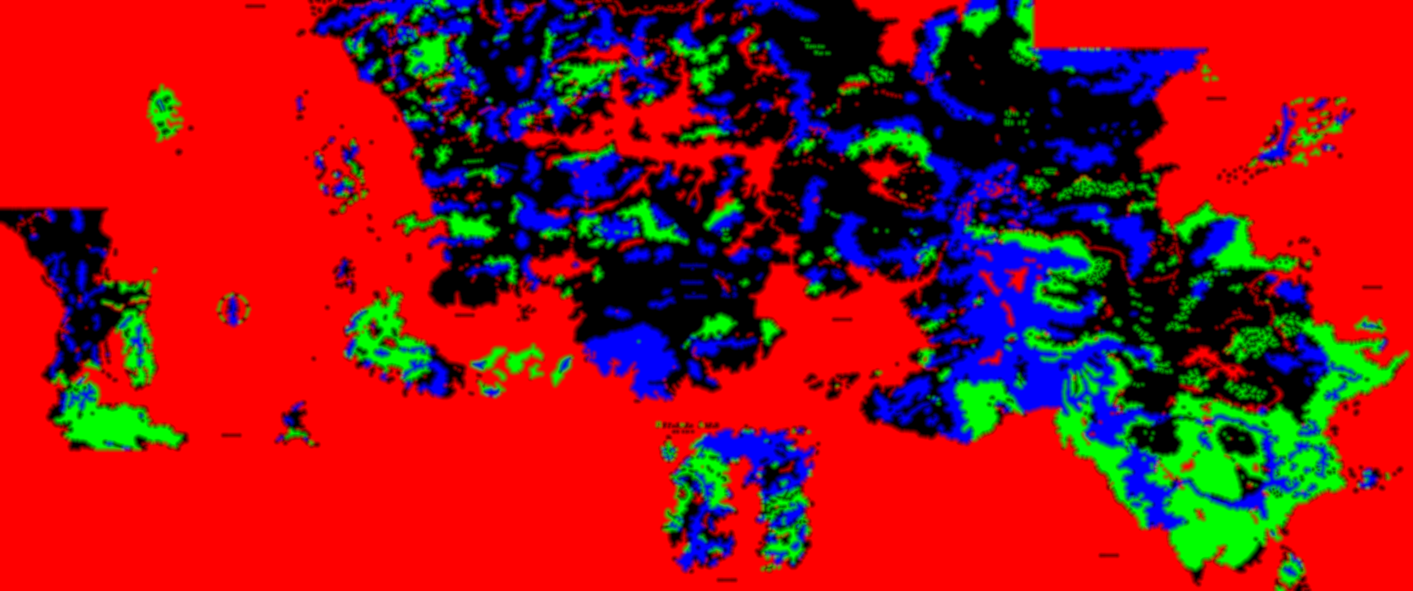
#> input picture data/t0.png, 2826 x 1181 px (shown at 1/2 size)
$ python classify.py ../data/t0.png ../data/t1.png
#> lines starting #> are read from the running program, lines starting #| are printed output that depends on the picture; after the words box and inside, x2 and y2 are one past the last pixel; in counts of white or black regions, pixels touching at a corner belong together
"""Разметка карты по цветам: местность, дороги, реки, поселения.

Использование:  python3 tools/classify.py assets/faerun-full.jpg data
Нужны: numpy, opencv-python-headless, Pillow.
Значки поселений ищет отдельный скрипт tools/settlements.py.

Выход (всё в 1/4 разрешения карты, RGB PNG без альфы — браузеры портят цвет при альфе 0):
  data/t0.png  R=вода  G=лес  B=горы        (знаковое расстояние, 0.5 = граница)
  data/t1.png  R=холмы G=пустыня B=болото
  data/t2.png  R=лёд   G=провал B=дороги (расстояние до линии)
  data/t3.png  R=реки  G=глубина моря (расстояние от берега) B=высота рельефа
  data/preview.jpg   плоская раскраска классов для проверки
"""
import json
import os
import sys

import cv2
import numpy as np

K = 4                 # во сколько раз уменьшаем текстуры
SDF_R = 24.0          # диапазон знакового расстояния, px исходной карты
LINE_R = 12.0         # диапазон расстояния для линий
DEPTH_R = 400.0       # диапазон «глубины» моря

# Эталонные цвета (RGB) → сырые классы. Получены k-means по самой карте.
WATER, PLAIN, FOREST, SWAMP, RELIEF, DESERT, ICE, INK = range(8)
REFS = [
    ((189, 216, 230), WATER), ((204, 228, 243), WATER), ((218, 239, 249), WATER), ((170, 205, 225), WATER),
    ((246, 240, 223), PLAIN), ((237, 228, 212), PLAIN),
    ((191, 208, 160), FOREST), ((173, 181, 146), FOREST), ((150, 170, 120), FOREST), ((120, 145, 95), FOREST),
    # оливковые тени лесов: G >= R, B заметно ниже — в отличие от тёплых серо-коричневых гор
    ((168, 168, 136), FOREST), ((152, 152, 120), FOREST), ((136, 136, 116), FOREST), ((200, 200, 160), FOREST),
    ((184, 184, 150), FOREST), ((200, 216, 168), FOREST), ((110, 115, 90), FOREST),
    ((198, 217, 192), SWAMP),
    ((203, 187, 171), RELIEF), ((179, 168, 155), RELIEF), ((162, 154, 137), RELIEF), ((219, 205, 188), RELIEF),
    ((148, 137, 123), RELIEF), ((127, 122, 116), RELIEF), ((96, 88, 83), RELIEF),
    ((246, 228, 179), DESERT), ((235, 205, 150), DESERT),
    ((251, 252, 252), ICE),
    ((16, 12, 10), INK), ((76, 53, 50), INK), ((120, 101, 50), INK), ((199, 65, 69), INK), ((55, 80, 130), INK),
]

# итоговые классы местности
T_WATER, T_PLAIN, T_FOREST, T_SWAMP, T_HILLS, T_MOUNT, T_DESERT, T_ICE, T_CHASM = range(9)
PREVIEW = {
    T_WATER: (70, 120, 160), T_PLAIN: (225, 215, 170), T_FOREST: (60, 110, 50), T_SWAMP: (100, 130, 110),
    T_HILLS: (175, 150, 100), T_MOUNT: (120, 100, 85), T_DESERT: (235, 195, 120), T_ICE: (245, 250, 255),
    T_CHASM: (40, 25, 30),
}

# Области-украшения на сборной карте (легенда), которые не являются местностью: x0, y0, x1, y1 в px карты
DECOR_AS_WATER = [
    (6870, 3700, 7330, 4560),   # легенда
]


def log(*a):
    print(*a, flush=True)


def classify_raw(img):
    lab = cv2.cvtColor(img, cv2.COLOR_RGB2LAB).astype(np.float32)
    refs = np.array([r for r, _ in REFS], np.uint8).reshape(-1, 1, 3)
    rlab = cv2.cvtColor(refs, cv2.COLOR_RGB2LAB).reshape(-1, 3).astype(np.float32)
    cls = np.array([c for _, c in REFS], np.uint8)
    H, W, _ = img.shape
    out = np.empty((H, W), np.uint8)
    step = 96
    for y in range(0, H, step):
        blk = lab[y:y + step]
        d = ((blk[:, :, None, :] - rlab[None, None]) ** 2).sum(-1)
        out[y:y + step] = cls[d.argmin(-1)]
    return out


def box(mask, r):
    return cv2.blur(mask.astype(np.float32), (2 * r + 1, 2 * r + 1), borderType=cv2.BORDER_REFLECT)


def sdf(mask, R):
    """Знаковое расстояние (внутри > 0) в px, обрезанное до ±R, упакованное в 0..1."""
    m = mask.astype(np.uint8)
    din = cv2.distanceTransform(m, cv2.DIST_L2, 5)
    dout = cv2.distanceTransform(1 - m, cv2.DIST_L2, 5)
    d = np.where(m > 0, din - 0.5, -(dout - 0.5))
    return np.clip(0.5 + d / (2 * R), 0, 1).astype(np.float32)


def udf(mask, R):
    """Расстояние до линии (0 на линии), упакованное в 0..1."""
    d = cv2.distanceTransform((1 - mask.astype(np.uint8)), cv2.DIST_L2, 5)
    return np.clip(d / R, 0, 1).astype(np.float32)


def down(a):
    H, W = a.shape
    h, w = (H + K - 1) // K, (W + K - 1) // K
    return cv2.resize(a, (w, h), interpolation=cv2.INTER_AREA)


def to8(a):
    return np.clip(np.round(a * 255), 0, 255).astype(np.uint8)


def components(mask, conn=8):
    n, lab, stats, cent = cv2.connectedComponentsWithStats(mask.astype(np.uint8), connectivity=conn)
    return n, lab, stats, cent


def main(src, out):
#> called with src = '../data/t0.png', out = '../data/t1.png'
    os.makedirs(out, exist_ok=True)
    img = cv2.imread(src, cv2.IMREAD_COLOR)[:, :, ::-1].copy()
    img = cv2.medianBlur(img, 3)  # убираем JPEG-шум
    H, W, _ = img.shape
#> H = 1181; W = 2826
    log('size', W, H)

    raw = classify_raw(img)
    for x0, y0, x1, y1 in DECOR_AS_WATER:
        raw[y0:y1, x0:x1] = WATER
    log('raw classes', np.bincount(raw.ravel(), minlength=8) / raw.size)

    ink = raw == INK
#> ink: shape (1181, 2826) bool; 91% white; 440 black regions (141 under 20 px), largest, box (x1, y1, x2, y2) and area: (2280, 634, 2816, 1141) 86698, (109, 747, 366, 901) 16964, (2110, 760, 2308, 1058) 14446
    gray = cv2.cvtColor(img, cv2.COLOR_RGB2GRAY)
    black = gray < 70
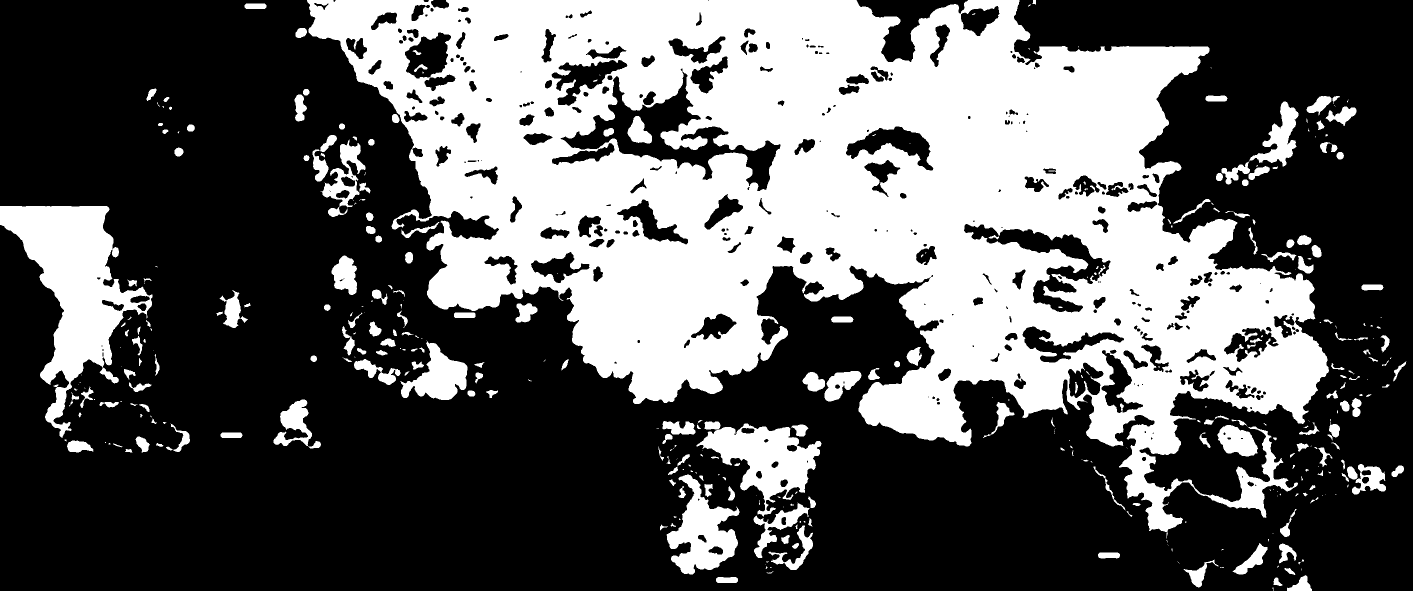
#> black: shape (1181, 2826) bool (shown at 1/2 size); 36% white; 387 white regions (161 under 20 px), largest, box (x1, y1, x2, y2) and area: (614, 0, 2658, 1077) 1023094, (0, 412, 305, 876) 53098, (1393, 843, 1643, 1033) 20274

    # --- провалы: крупные тёмные заливки (Подземье и т.п.)
    dark = gray < 115
#> dark: shape (1181, 2826) bool; 94.6% white; 357 black regions (142 under 20 px), largest, box (x1, y1, x2, y2) and area: (2331, 969, 2620, 1137) 23213, (2345, 742, 2698, 993) 18566, (2293, 839, 2535, 999) 15604
    dark_open = cv2.morphologyEx(dark.astype(np.uint8), cv2.MORPH_OPEN, cv2.getStructuringElement(cv2.MORPH_ELLIPSE, (13, 13)))
#> dark_open: shape (1181, 2826); values 0 (black) and 1 (white), 94.1% white; 266 black regions (92 under 20 px), largest, box (x1, y1, x2, y2) and area: (2293, 642, 2816, 1137) 71568, (114, 747, 361, 901) 14388, (2111, 794, 2300, 1058) 10442
    n, lab, st, _ = components(dark_open)
#> in components, `n, lab, stats, cent = cv2.connectedComponentsWithStats(mask.astype(np...`:
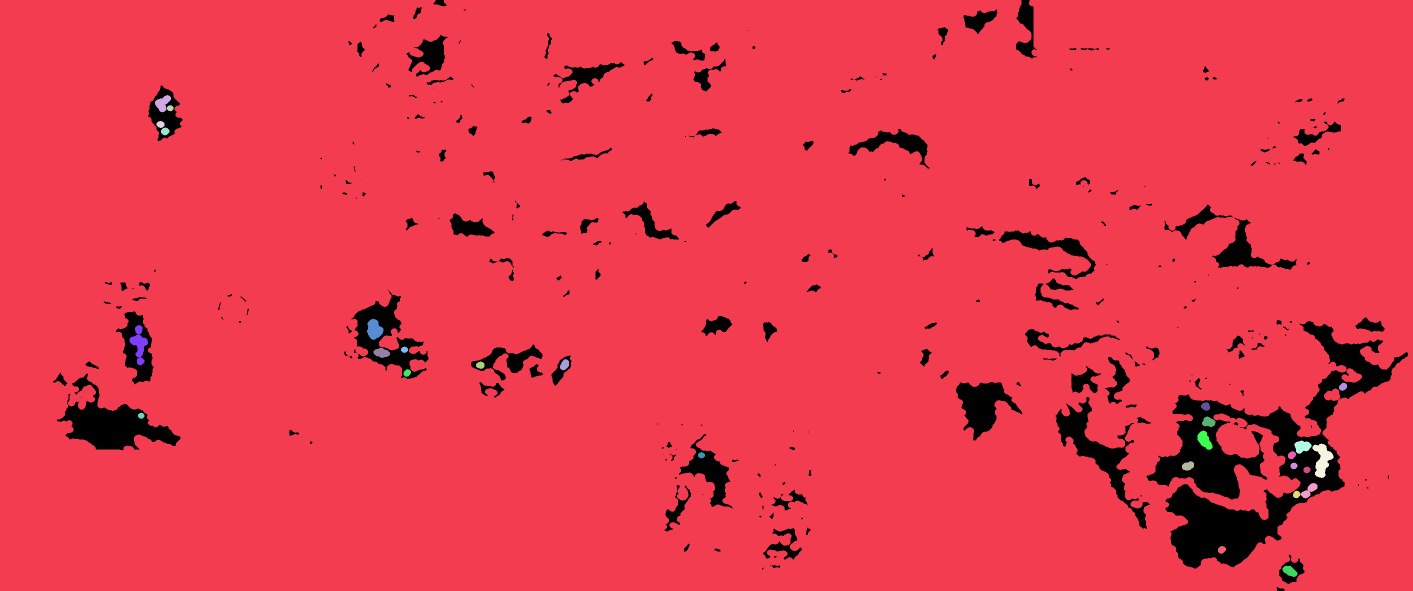
#> lab: shape (1181, 2826) int32 (shown at 1/2 size); 29 distinct labels, from 0 to 28; one colour per label, 0 black
#> in components, `n, lab, stats, cent = cv2.connectedComponentsWithStats(mask.astype(np...`: n = 29; stats = 29 rows, first 6: [106, 0, 2710, 1181, 197846], [0, 0, 2826, 1181, 3128963], [310, 190, 32, 35, 633], [334, 210, 13, 13, 121], [313, 242, 16, 14, 171], [322, 255, 17, 16, 198]; cent = 29 pairs, first value 278.1 to 2685.6, second value 206.1 to 1142
#> n = 29; st has the same summary as stats in components
    chasm = np.zeros_like(dark)
    big = np.where(st[1:, cv2.CC_STAT_AREA] > 6000)[0] + 1
#> big = [1]
    chasm = np.isin(lab, big)
#> chasm: shape (1181, 2826) bool; 93.8% white; 265 black regions (91 under 20 px), largest, box (x1, y1, x2, y2) and area: (2293, 642, 2816, 1137) 76927, (114, 747, 361, 901) 14509, (703, 579, 857, 758) 10971
    chasm = cv2.morphologyEx(chasm.astype(np.uint8), cv2.MORPH_CLOSE, cv2.getStructuringElement(cv2.MORPH_ELLIPSE, (9, 9))) > 0
#> chasm: shape (1181, 2826) bool; 94.3% white; 97 black regions, largest, box (x1, y1, x2, y2) and area: (2294, 790, 2689, 1137) 62010, (125, 802, 360, 900) 13263, (2606, 642, 2784, 861) 13226
    log('chasm px', int(chasm.sum()))

    # --- плотности классов; «краска» (текст, линии) не голосует — так затираются надписи
    r = 8
    names = [WATER, PLAIN, FOREST, SWAMP, RELIEF, DESERT, ICE]
    dens = np.stack([box(raw == c, r) for c in names]).astype(np.float16)
#> in box, `return cv2.blur(mask.astype(np.float32), (2 * r + 1, 2 * r + 1), borde..`: returned value: shape (1181, 2826) float32; every value is 0
    tot = dens.astype(np.float32).sum(0)
    weak = tot < 0.25
#> weak: shape (1181, 2826) bool; 87.8% white; 138 black regions (2 under 20 px), largest, box (x1, y1, x2, y2) and area: (2284, 630, 2817, 1144) 107747, (2107, 701, 2308, 1060) 27893, (104, 742, 367, 904) 21580
    if weak.any():
        dens2 = np.stack([box(raw == c, 28) for c in names]).astype(np.float16)
        dens[:, weak] = dens2[:, weak]
        del dens2
    region = np.array(names, np.uint8)[dens.argmax(0)]
    del dens
    log('regions done')

    # рельеф → холмы/горы по плотности штрихов на большем радиусе
    rel = box(raw == RELIEF, 22)
    relief_region = region == RELIEF
#> relief_region: shape (1181, 2826) bool; 1.2% white; 266 white regions (121 under 20 px), largest, box (x1, y1, x2, y2) and area: (2109, 68, 2249, 173) 6574, (603, 263, 675, 346) 3831, (1908, 207, 1969, 267) 3269
    terrain = np.full((H, W), T_PLAIN, np.uint8)
    terrain[region == WATER] = T_WATER
    terrain[region == FOREST] = T_FOREST
    terrain[region == SWAMP] = T_SWAMP
    terrain[region == DESERT] = T_DESERT
    terrain[region == ICE] = T_ICE
    terrain[relief_region & (rel >= 0.45)] = T_MOUNT
    terrain[relief_region & (rel < 0.45) & (rel >= 0.2)] = T_HILLS
    # редкие «штрихи рельефа» — это контуры берегов и лесов, а не холмы.
    # Тонкие кольца холмов вокруг лесов и вдоль берегов убираем размыканием.
    hills = (terrain == T_HILLS).astype(np.uint8)
    opened = cv2.morphologyEx(hills, cv2.MORPH_OPEN, cv2.getStructuringElement(cv2.MORPH_ELLIPSE, (25, 25)))
    terrain[(hills > 0) & (opened == 0)] = T_PLAIN
    terrain[chasm] = T_CHASM

    # сглаживание формы: мода по окрестности (убирает пиксельную крошку)
    k = cv2.getStructuringElement(cv2.MORPH_ELLIPSE, (9, 9))
    best = np.zeros((H, W), np.float32)
    smooth = terrain.copy()
    for c in range(9):
        m = cv2.filter2D((terrain == c).astype(np.float32), -1, k / k.sum())
        upd = m > best
        smooth[upd] = c
        best[upd] = m[upd]
#> smooth: shape (1181, 2826); values 2 (black) and 8 (white), 94.4% white; 95 black regions, largest, box (x1, y1, x2, y2) and area: (2295, 791, 2689, 1136) 61948, (2607, 643, 2803, 860) 13432, (126, 803, 359, 899) 13239
    terrain = smooth
    del best, smooth
    # мелкие острова воды/суши — шум
    for c in range(9):
        m = terrain == c
        n, lab, st, _ = components(m, 4)
        tiny = np.where(st[1:, cv2.CC_STAT_AREA] < 40)[0] + 1
        if len(tiny):
            t = np.isin(lab, tiny)
            # заполняем ближайшим соседним классом через дилатацию
            fill = cv2.dilate(np.where(t, 0, terrain + 1).astype(np.uint8), np.ones((5, 5), np.uint8))
            terrain[t] = np.maximum(fill[t], 1) - 1
#> t: shape (1181, 2826) bool; 0% white; 4 white regions, box (x1, y1, x2, y2) and area: (1444, 125, 1451, 132) 37, (1858, 505, 1865, 512) 37, (1019, 552, 1026, 559) 37, (2555, 1177, 2563, 1181) 26
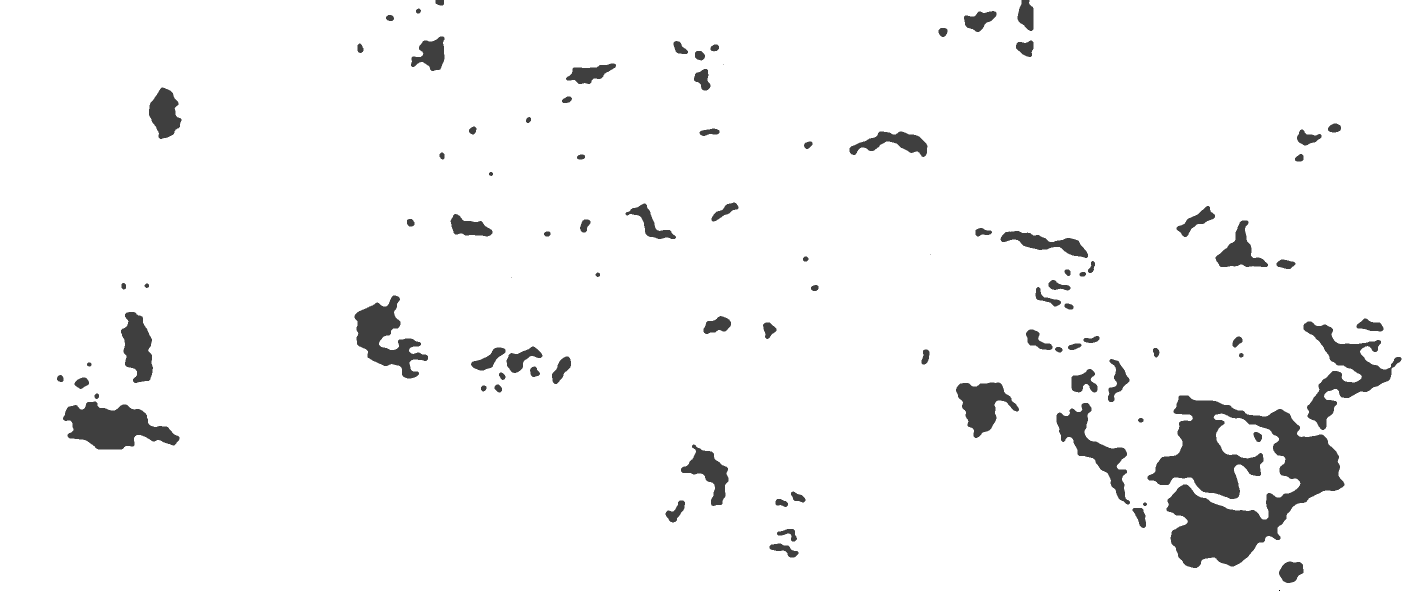
#> terrain: shape (1181, 2826) (shown at 1/2 size); min 0, max 8, mean 7.67; drawn with min black and max white
    log('terrain', np.bincount(terrain.ravel(), minlength=9) / terrain.size)

    # --- дороги: длинные чёрные линии (буквы короткие — отсекаются)
    n, lab, st, _ = components(black)
#> in components (call 11), `n, lab, stats, cent = cv2.connectedComponentsWithStats(mask.astype(np...`:
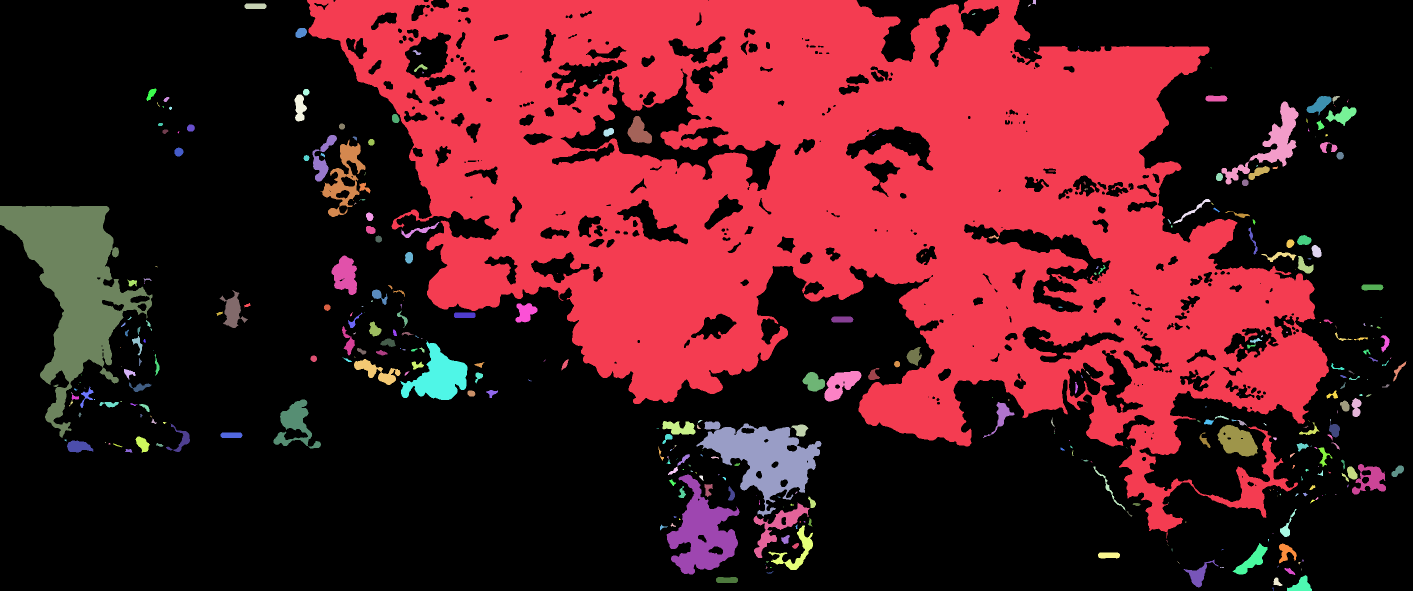
#> lab: shape (1181, 2826) int32 (shown at 1/2 size); 388 distinct labels, from 0 to 387; one colour per label, 0 black
#> in components (call 11), `n, lab, stats, cent = cv2.connectedComponentsWithStats(mask.astype(np...`: n = 388; stats = 388 rows, first 6: [0, 0, 2826, 1181, 2135671], [614, 0, 2044, 1077, 1023094], [2065, 0, 7, 9, 52], [489, 7, 44, 11, 460], [2056, 9, 6, 4, 12], [1944, 26, 7, 4, 13]; cent = 388 pairs, first value 130.8 to 2796.9, second value 3.79 to 1177
#> n = 388; st has the same summary as stats in components
    w_, h_, a_ = st[:, cv2.CC_STAT_WIDTH], st[:, cv2.CC_STAT_HEIGHT], st[:, cv2.CC_STAT_AREA]
#> w_ = 388 values, max 2826 at index 0, min 1 at index 8, mean 29.99; h_ = 388 values, max 1181 at index 0, min 1 at index 7, mean 22.29; a_ = 388 values, max 2135671 at index 0, min 1 at index 8, mean 8601.8
    span = np.maximum(w_, h_)
#> span = 388 values, max 2826 at index 0, min 1 at index 8, mean 32.84
    fill = a_ / np.maximum(1, w_ * h_)
#> fill = 388 values, max 1 at index 7, min 0.0671 at index 305, mean 0.602
    road_ids = np.where((span >= 45) & (fill < 0.25))[0]
#> road_ids = [25, 65, 75, 78, 224, 305, 348, 359]
    road_ids = road_ids[road_ids > 0]
    roads = np.isin(lab, road_ids)
#> roads: shape (1181, 2826) bool; 0.33% white; 8 white regions, largest, box (x1, y1, x2, y2) and area: (2443, 203, 2597, 369) 5941, (1537, 1051, 1626, 1140) 1942, (1966, 804, 2029, 876) 1000
    roads &= ~chasm
#> roads: shape (1181, 2826) bool; every value is 0

    del lab

    # --- реки: голубые линии вне водных областей
    water_px = raw == WATER
    river = water_px & (terrain != T_WATER)
    n, lab, st, _ = components(river)
#> n = 1; st = [[0, 0, 2826, 1181, 3337506]]
    span = np.maximum(st[:, cv2.CC_STAT_WIDTH], st[:, cv2.CC_STAT_HEIGHT])
#> span = [2826]
    keep = np.where(span >= 30)[0]
#> keep = [0]
    keep = keep[keep > 0]
#> keep = empty array
    river = np.isin(lab, keep)
    del lab
    # тонкая осевая линия реки: эрозия толстой полосы, но не до исчезновения
    river = cv2.morphologyEx(river.astype(np.uint8), cv2.MORPH_CLOSE, np.ones((3, 3), np.uint8)) > 0

    # --- рельеф как «высота»: плотность штрихов + сами классы
    height = np.clip(rel * 1.3, 0, 1) * (terrain != T_WATER)
    height = cv2.GaussianBlur(height.astype(np.float32), (0, 0), 10)

    log('distance fields...')
    S = lambda c: down(sdf(terrain == c, SDF_R))
#> in sdf, `din = cv2.distanceTransform(m, cv2.DIST_L2, 5)`: m: shape (1181, 2826); values 0 (black) and 1 (white), 0% white in thin lines or dots, all inside (x1, y1, x2, y2) = (1022, 128, 2560, 1181)
    wat = terrain == T_WATER
    depth = cv2.distanceTransform(wat.astype(np.uint8), cv2.DIST_L2, 5)
    packs = {
        't0': (S(T_WATER), S(T_FOREST), S(T_MOUNT)),
        't1': (S(T_HILLS), S(T_DESERT), S(T_SWAMP)),
        't2': (S(T_ICE), S(T_CHASM), down(udf(roads, LINE_R))),
        't3': (down(udf(river, LINE_R)), down(np.clip(depth / DEPTH_R, 0, 1).astype(np.float32)), down(height)),
    }
#> in udf, `d = cv2.distanceTransform((1 - mask.astype(np.uint8)), cv2.DIST_L2, 5)`: d: shape (1181, 2826) float32; every value is 3.4e+38
#> in udf, `return np.clip(d / R, 0, 1).astype(np.float32)`: returned value: shape (1181, 2826) float32; every value is 1
#> in down (call 12), `return cv2.resize(a, (w, h), interpolation=cv2.INTER_AREA)`:
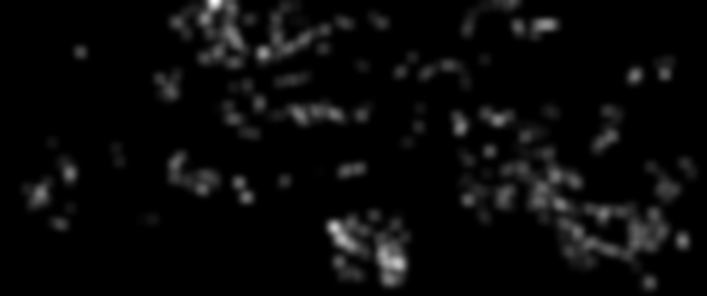
#> returned value: shape (296, 707) float32; min 0, max 0.0758, mean 0.00295; drawn with min black and max white
    for name, chans in packs.items():
        arr = np.dstack(chans)
        cv2.imwrite(os.path.join(out, name + '.png'), to8(arr)[:, :, ::-1], [cv2.IMWRITE_PNG_COMPRESSION, 9])
        log('wrote', name, arr.shape)
#> this loop made 4 passes
#> name on passes 1 to 4: 't0', 't1', 't2', 't3'
#| wrote t0 (296, 707, 3)
#| wrote t1 (296, 707, 3)
#| wrote t2 (296, 707, 3)
#| wrote t3 (296, 707, 3)
#> pass 1, in main, `arr = np.dstack(chans)`:
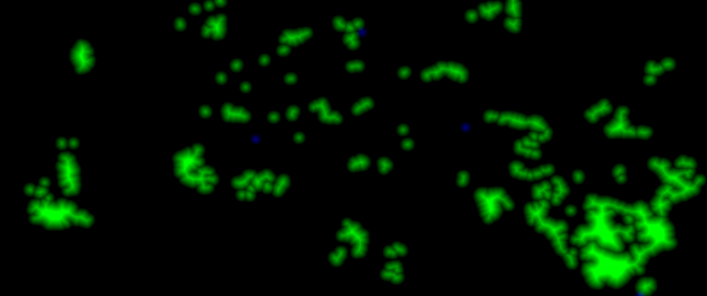
#> arr: shape (296, 707, 3) float32; mean of channels 0, 1, 2 0.000338, 0.0716, 0; drawn as B, G, R

    # превью
    pal = np.zeros((9, 3), np.uint8)
    for c, col in PREVIEW.items():
        pal[c] = col
    prev = pal[terrain]
    prev[roads] = (30, 20, 15)
    prev[river & (terrain != T_WATER)] = (70, 140, 200)
    small = cv2.resize(prev, (W // 2, H // 2), interpolation=cv2.INTER_AREA)
    cv2.imwrite(os.path.join(out, 'preview.jpg'), small[:, :, ::-1], [cv2.IMWRITE_JPEG_QUALITY, 85])
    json.dump({'width': W, 'height': H, 'k': K, 'sdfR': SDF_R, 'lineR': LINE_R, 'depthR': DEPTH_R},
              open(os.path.join(out, 'meta.json'), 'w'))
    log('done')


if __name__ == '__main__':
    main(sys.argv[1], sys.argv[2])
